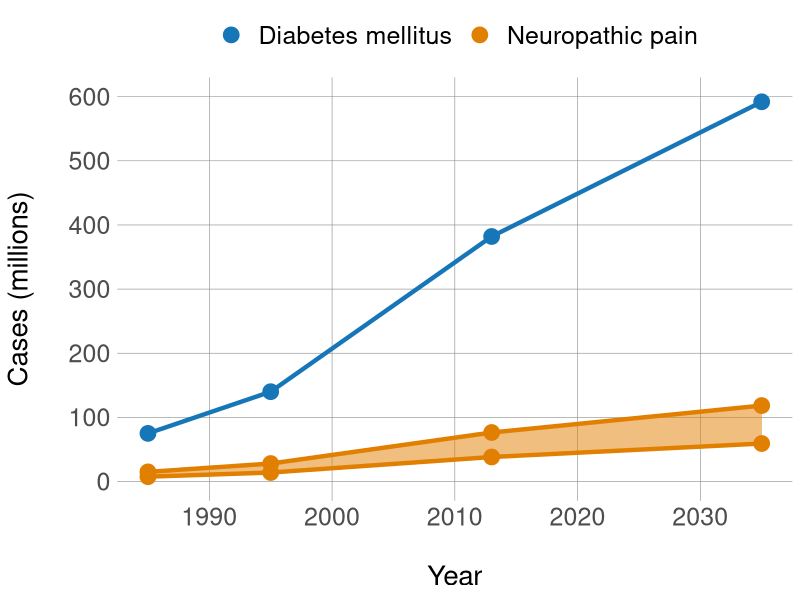

Write R code to recreate this figure.
############################################################
#                                                          #
#          Estimated and projected prevalences of          #
#  diabetes mellitus and painful diabetic polyneuropathy   #
#                                                          #
############################################################
# Load packages
library(ggplot2)
library(scales)
library(cowplot)

# Preamble
## Data extracted from: Veves A et al., (2007)
## https://dx.doi.org/10.1111/j.1526-4637.2007.00347.x
## Guariguata et al., (2013)
## https://dx.doi.org/10.1016/j.diabres.2013.11.002.

# Generate the data
dm.data<-data.frame(idvar = factor(rep(c('DM', 'NePUpper', 'NePLower'),
                                       each = 4)),
                    timevar = rep(c(1985, 1995, 2013, 2035),
                                  times = 3),
                    Count = c(75, 140, 382, 592, # Prevalence of DM
                              # Upper (20%) & lower (10%) DPN bounds
                              75 * 0.2, 140 * 0.2, 382 * 0.2, 592  *0.2,
                              75 * 0.1, 140 * 0.1, 382 * 0.1, 592 * 0.1))

# Create plot dataframe for DM cases
point <- dm.data[dm.data$idvar == 'DM',]

# Create plot dataframe for range of NeP cases
time <- dm.data[dm.data$idvar=='NePUpper', 2]
ymax <- dm.data[dm.data$idvar=='NePUpper', 3]
ymin <- dm.data[dm.data$idvar=='NePLower',3]
ribbon <- data.frame(time = time, .ymax = ymax, .ymin = ymin)

# Dummy dataframe for legend
dummy <- data.frame(points = c('one', 'one', 'two', 'two'),
                    y.values = ymin)

# Plot
diabetes <- ggplot(data = ribbon, aes(x = time)) +
    # Legend
    geom_point(data = dummy, aes(y = y.values, colour = points)) +
    scale_colour_manual(labels = c('Diabetes mellitus', 'Neuropathic pain'),
                        values = c('#1776b7', '#e17f00')) +
    guides(colour = guide_legend(override.aes = list(size = 5))) +
    # DPN points, lines and ribbon
    geom_ribbon(aes(ymin = .ymin, ymax = .ymax),
                fill = '#e17f00', alpha = 0.5) +
    geom_point(aes(y = .ymax),
               size = 5, colour = '#e17f00') +
    geom_line(aes(y=.ymax),
              size = 1.5, colour = '#e17f00') +
    geom_point(aes(y = .ymin),
               size = 5, colour = '#e17f00') +
    geom_line(aes(y = .ymin),
              size = 1.5, colour = '#e17f00') +
    # DM points and line
    geom_point(data = point, aes(y = Count),
               size = 5, colour = '#1776b7') +
    geom_line(data = point, aes(y = Count),
              size = 1.5, colour = '#1776b7') +
    scale_y_continuous(limits = c(0, 600),
                       breaks = c(0, 100, 200, 300, 400, 500, 600)) +
    # labels
    labs(y = 'Cases (millions)\n', x = '\nYear') +
    # Tweak theme
    theme(legend.title = element_blank(),
          legend.text = element_text(size = 18),
          legend.position = 'top',
          legend.key.size = unit(10, 'mm'),
          panel.background = element_blank(),
          panel.grid.major = element_line(colour = '#888888', size = 0.2),
          axis.line = element_blank(),
          axis.ticks = element_blank(),
          axis.title = element_text(size = 20),
          axis.text = element_text(size = 18),
          strip.text = element_text(size = 16))

# Save plot
ggsave('./images/diabetes.pdf', diabetes,
       width = 200, height = 180, units = 'mm')

# Unload objects
rm(list = ls())

